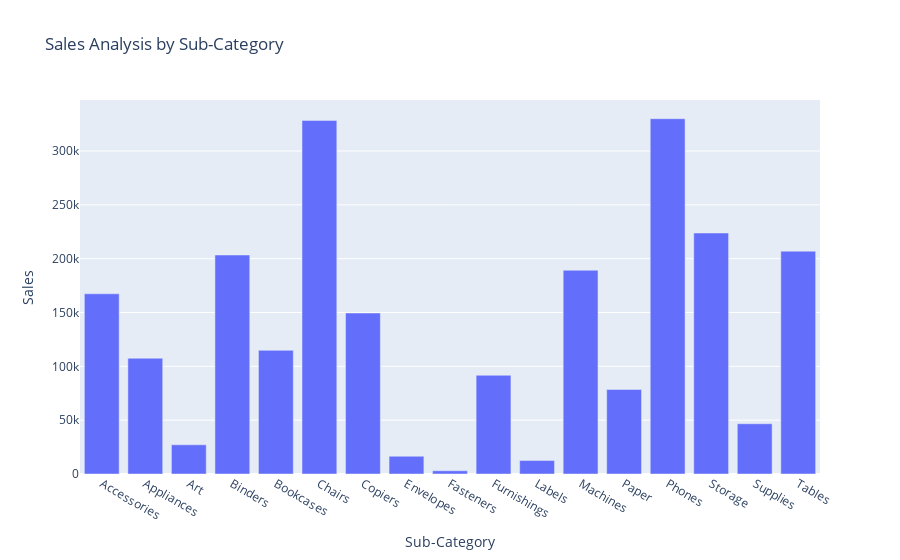

Here is the notebook cell this chart was saved with:
### Code cell
fig = px.bar(sales_by_sub_category, 
             x='Sub-Category', 
             y='Sales', 
             title='Sales Analysis by Sub-Category')
fig.show()

### Figure 1 — Plotly figure (JSON) as saved in the notebook; plotly's stock layout.template omitted (floating-point values rounded to 4 significant figures)
{"data": [{"alignmentgroup": "True", "hovertemplate": "Sub-Category=%{x}<br>Sales=%{y}<extra></extra>", "legendgroup": "", "marker": {"color": "#636efa", "pattern": {"shape": ""}}, "name": "", "offsetgroup": "", "orientation": "v", "showlegend": false, "textposition": "auto", "type": "bar", "x": ["Accessories", "Appliances", "Art", "Binders", "Bookcases", "Chairs", "Copiers", "Envelopes", "Fasteners", "Furnishings", "Labels", "Machines", "Paper", "Phones", "Storage", "Supplies", "Tables"], "xaxis": "x", "y": [167400.0, 107500.0, 27120.0, 203400.0, 114900.0, 328400.0, 149500.0, 16480.0, 3024.0, 91710.0, 12490.0, 189200.0, 78480.0, 330000.0, 223800.0, 46670.0, 207000.0], "yaxis": "y"}], "layout": {"barmode": "relative", "legend": {"tracegroupgap": 0}, "title": {"text": "Sales Analysis by Sub-Category"}, "xaxis": {"anchor": "y", "domain": [0, 1], "title": {"text": "Sub-Category"}}, "yaxis": {"anchor": "x", "domain": [0, 1], "title": {"text": "Sales"}}}}
